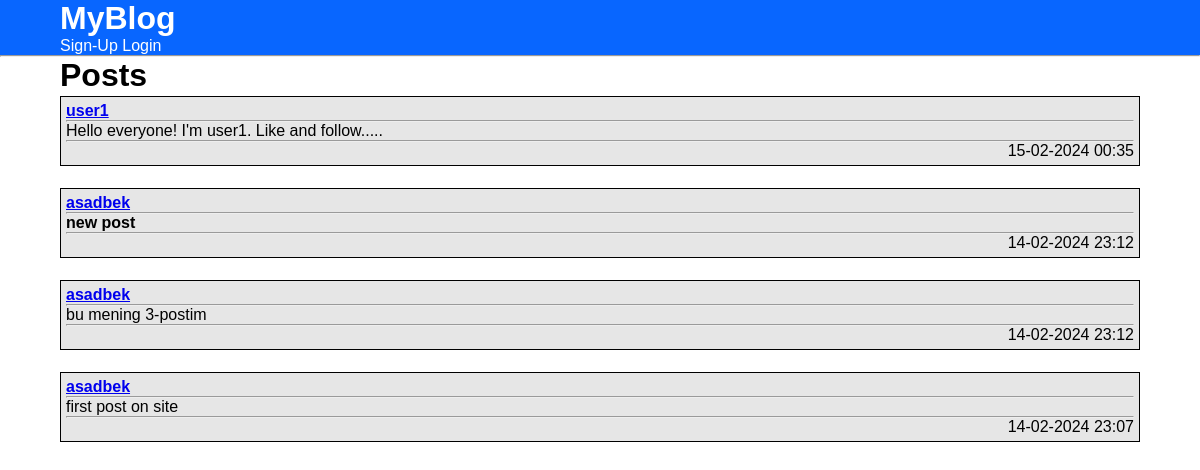
Before: / with the older database file.
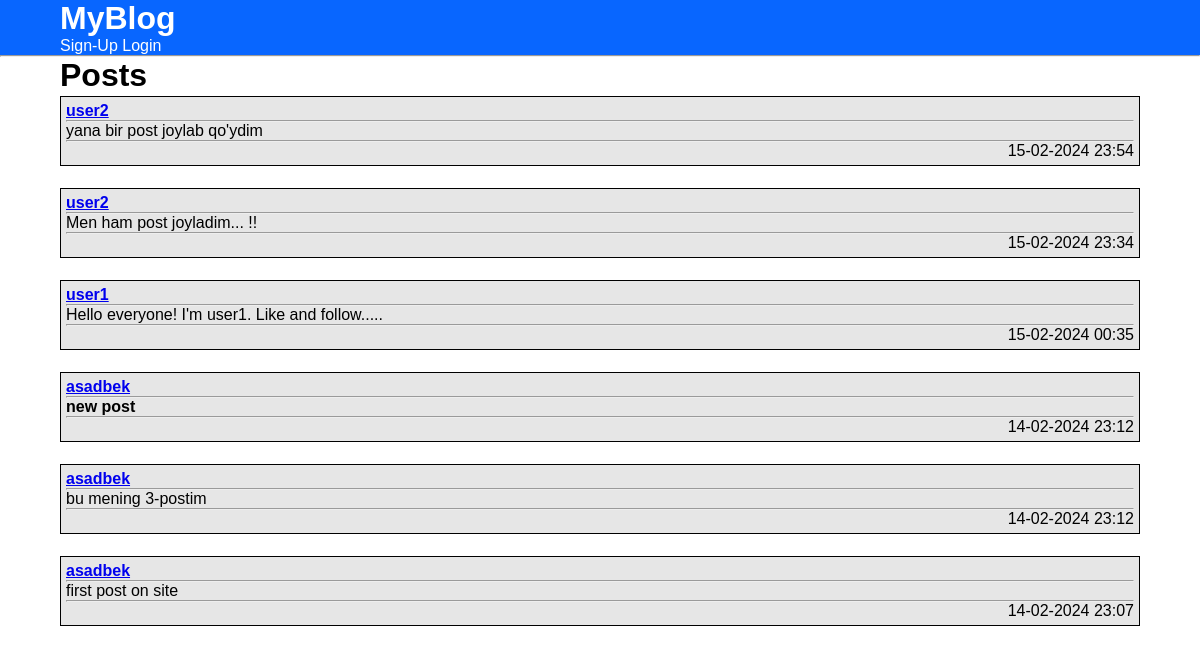
After: the same page with the newer database file.
### tables this page shows
CREATE TABLE "posts" (
	"id"	INTEGER,
	"author_id"	INTEGER,
	"text"	TEXT,
	"photo"	TEXT,
	"likes"	INTEGER DEFAULT 0,
	"date"	TEXT,
	PRIMARY KEY("id" AUTOINCREMENT)
);

CREATE TABLE "profiles" (
	"id"	INTEGER,
	"name"	TEXT NOT NULL,
	"bio"	TEXT,
	"username"	TEXT NOT NULL,
	"is_active"	INTEGER NOT NULL DEFAULT 0,
	"photo"	TEXT,
	"followers"	INTEGER DEFAULT 0,
	"posts"	INTEGER DEFAULT 0,
	"following"	INTEGER DEFAULT 0,
	PRIMARY KEY("id" AUTOINCREMENT)
);

### includes/db-functions/users.php (called while the page is built, shortened)
<?php
function get_users($db){
	$users = $db->query("SELECT * FROM users");
	$users = $users->fetchAll(PDO::FETCH_ASSOC);
	return $users;
}
?>

### includes/db-functions/posts.php (called while the page is built, shortened)
<?php
function get_posts_author_in_list($profiles, $db){
	$query = $db->query("SELECT * FROM posts WHERE author_id in ($profiles) ORDER BY date DESC");
	$posts = $query->fetchAll(PDO::FETCH_ASSOC);
	return $posts;
}
?>

### includes/db-functions/profiles.php (called while the page is built, shortened)
<?php
function get_profile_by_id($id, $db){
	$profile = $db->query("SELECT * FROM profiles WHERE id = '$id'")->fetch(PDO::FETCH_ASSOC);
	return $profile;
}
?>

### index.php (the view, shortened to what this page needs)
<?php
$path = "includes";
require "$path/header.php";
require "$path/database.php";
require "$path/db-functions/users.php";
require "$path/db-functions/posts.php";
require "$path/db-functions/profiles.php";
$users = get_users($db);
$users_list="";
foreach($users as $user){
	$users_list = $users_list . ", " . $user['id'];
}
$users_list = substr($users_list, 1);
$posts = get_posts_author_in_list($users_list,$db);
?>
<div class="container">
	<h1>Posts</h1>
	<div>
		<?php foreach ($posts as $post): ?>
			<?php
				$profile = get_profile_by_id($post['author_id'], $db);
				$post_author_username = $profile['username'];
			?>
			<div class="block">
				<h4>
					<a href="/profile/?username=<?=$post_author_username?>">
						<?= $post_author_username ?>
					</a>
				</h4>
				<hr>
				<p><?= $post['text'] ?></p>
				<hr>
				<p style="text-align:right"><?= $post['date'] ?></p>
			</div>
			<br>
		<?php endforeach ?>
	</div>
</div>
<?php require "$path/footer.php"; ?>

Changed rows visible on the page:
added posts: profiles.username "user2", text "yana bir post joylab qo'ydim", date "15-02-2024 23:54"
added posts: profiles.username "user2", text "Men ham post joyladim... !!", date "15-02-2024 23:34"
